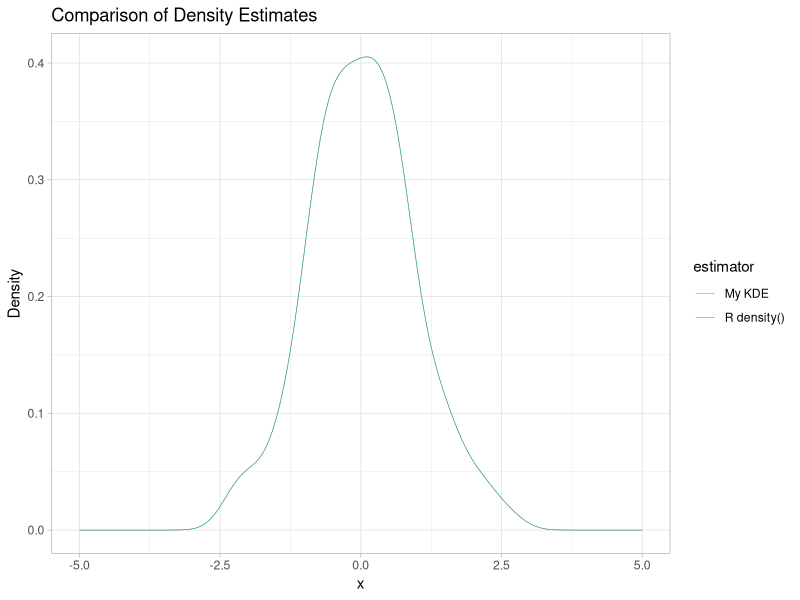
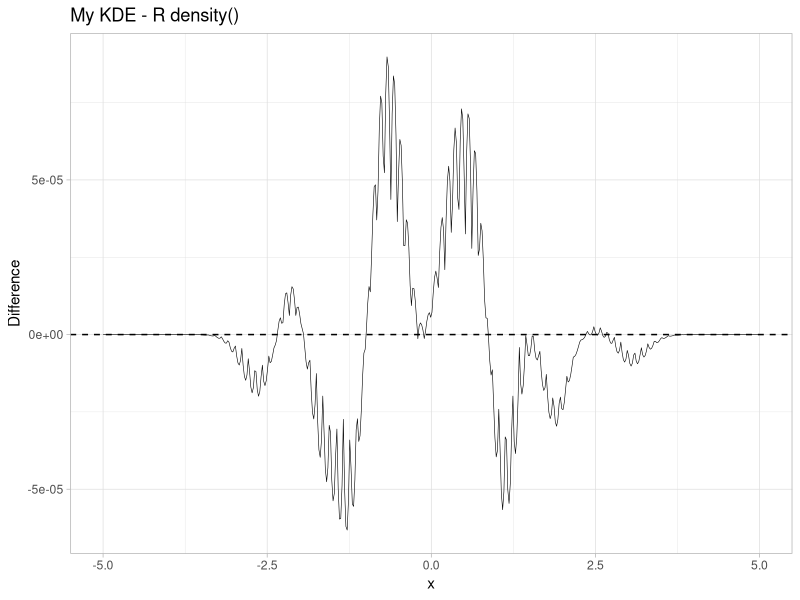

Write the R code that produced these figures, in order.
#implement a kernel density estimator using the epanechnikov kernel.



# Implement one or more bandwidth selection algorithms using either AMISE
# plug- in methods or cross validation methods. Test the implementation and
# compare the results of using density() in R

# it may be a good idea to use real data to investigate how bandwidth selection
# works, but for bencmarking and profiling it is best to use sinulated data.
# think about how to make your implementatoin as general as possible.

# a kernel density estimator will estimate a density around datapoints


library(ggplot2)

estimate_R_f2 <- function(x, f_vals) {
  dx <- diff(x)[1]
  # central second differences
  f2 <- numeric(length(f_vals))
  f2[2:(length(f_vals)-1)] <- (f_vals[3:length(f_vals)] - 2*f_vals[2:(length(f_vals)-1)] + f_vals[1:(length(f_vals)-2)]) / dx^2
  # set ends with 2nd order one-sided approx (or drop the edges)
  f2_sq <- f2^2
  # integrate
  Rf2 <- sum(f2_sq) * dx
  return(Rf2)
}


bw_amise_epan <- function(x, grid = NULL, pilot_h = NULL) {
  n <- length(x)
  if (is.null(pilot_h)) pilot_h <- bw.nrd0(x)  # simple pilot
  if (is.null(grid)) grid <- seq(min(x)-3*sd(x), max(x)+3*sd(x), length.out=2048)
  pilot_f <- epanechnikov_kde(grid, x, pilot_h)
  Rf2 <- estimate_R_f2(grid, pilot_f)
  # constants for epanechnikov: R(K)/mu2^2 = 15
  h <- (15 / (Rf2 * n))^(1/5)
  return(h)
}

lec_kern_dens <- function(x, h, grid) {
  y <- numeric(length(grid))
  for (i in seq_along(grid)) {
    for (j in seq_along(x)) {
      y[i] <- y[i] + exp(-(grid[i] - x[j])^2 / (2 * h^2))
    }
  }
  y <- y / (sqrt(2 * pi) * h * length(x))
  list(x = grid, y = y)
}

make_grid <- function(lb, hb, n){
  seq(lb, hb, length.out = n)
}

my_dens <-  function(x, grid, h) {
  lec_kern_dens(x, h, grid)$y
}

r_dens <- function(x, grid, h) {
  density(x, kernel = "gaussian", bw = h,
    from = min(grid), to = max(grid), n = length(grid))$y
}


compare_densities <- function(grid, f1, f2,
                              label1 = "My KDE",
                              label2 = "R density()") {
  stopifnot(length(grid) == length(f1),
            length(grid) == length(f2))

  # put into a tidy data frame
  df <- data.frame(
    x = rep(grid, 2),
    density = c(f1, f2),
    estimator = rep(c(label1, label2), each = length(grid))
  )

  # difference
  df_diff <- data.frame(
    x = grid,
    diff = f1 - f2
  )

  # first plot: both densities
  p1 <- ggplot(df, aes(x = x, y = density, color = estimator)) +
    geom_line(linewidth = 0.2) +
    labs(title = "Comparison of Density Estimates",
         x = "x", y = "Density") +
    theme_light()

  # second plot: difference
  p2 <- ggplot(df_diff, aes(x = x, y = diff)) +
    geom_line(color = "black", linewidth = 0.2) +
    geom_hline(yintercept = 0, linetype = "dashed") +
    labs(title = paste(label1, "-", label2),
         x = "x", y = "Difference") +
    theme_light()

  list(densities = p1, difference = p2)
}



set.seed(69)

x <- rnorm(200)

grid <- make_grid(-5, 5,512)

h <- bw.nrd0(x)

f1 <- my_dens(x, grid, h)

f2 <- r_dens(x, grid, h)


compare_densities(grid, f1, f2)
















